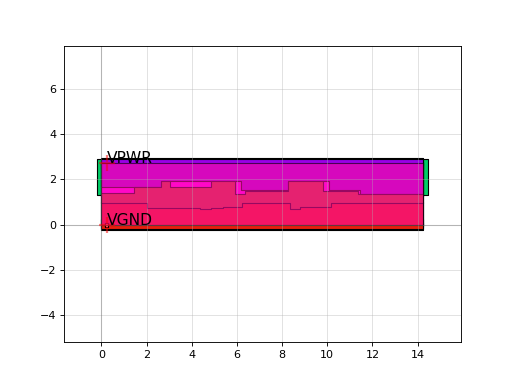

This chart was generated by the following Python code:
import sky130

c = sky130.components.sky130_fd_sc_hd__sdfbbn_1()
c.plot()
